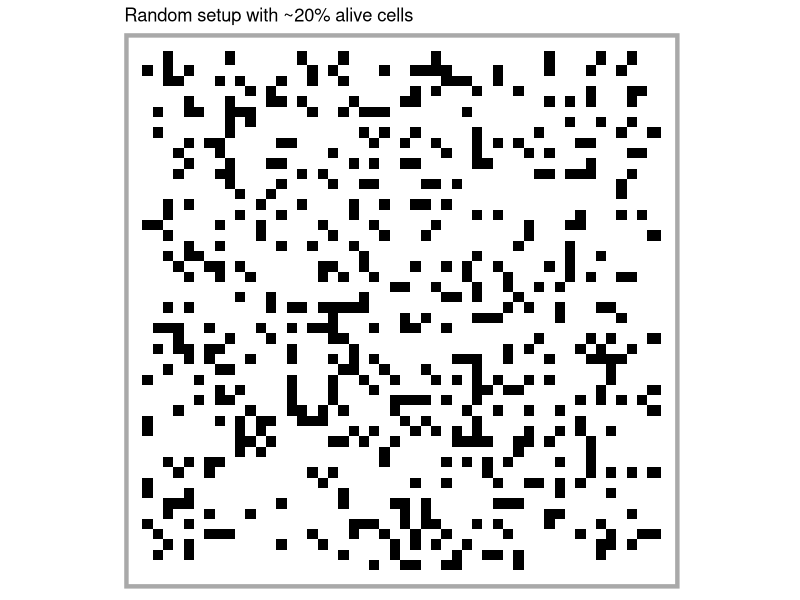

R code for this plot: (Note: this script raises an error after producing the figure.)
## ---- chunk 1
knitr::opts_chunk$set(echo = FALSE)
library(ggplot2)
library(gganimate)
library(magick)
library(dplyr)
library(tidyr)
## ---- chunk 2
life_step <- function(m) {
  axis_size <- dim(m)[1]
  m_upd <- matrix(nrow = axis_size, ncol = axis_size, rep(0, axis_size^2))
  
  for (equator in 1:axis_size) {
    for (meridian in 1:axis_size) {
      
      if (equator == 1) {
        t <- axis_size
      } else {
        t <- equator - 1
      }
      if (equator == axis_size) {
        b <- 1
      } else {
        b <- equator + 1
      }
      if (meridian == 1) {
        l <- axis_size
      } else {
        l <- meridian - 1
      }
      if (meridian == axis_size) {
        r <- 1
      } else {
        r <- meridian + 1
      }

      positions <- list(
        c(t, l),
        c(t, meridian),
        c(t, r),
        c(equator, l),
        c(equator , r),
        c(b, l),
        c(b, meridian),
        c(b, r)
      )
      
      neigh_sum <- 0

      for (pos in positions) {
        neigh_sum <- neigh_sum + m[pos[1], pos[2]]  
      }
      
      if (m[equator, meridian] == 1) {
        if (neigh_sum %in% c(2, 3)) {
          m_upd[equator, meridian] <- 1
        }
      } else {
        if (neigh_sum == 3) {
          m_upd[equator, meridian] <- 1
        }
      }
      
    }
  }
 
  return(m_upd) 
}

board_to_df <- function(m, step) {
  axis_size <- dim(m)[1]
  d <- data.frame(m)
  names(d) <- seq(1, axis_size)
  d <- pivot_longer(d, cols = names(d), names_to = "y", values_to = "state")
  d$x <- rep(seq(1, axis_size), each = axis_size)
  d <- select(d, x, y, state)
  d$step <- step
  return(d)
}

life_game <- function(initial_state, steps) {
  m <- initial_state
  d <- board_to_df(m, 0)
  for (i in 1:steps) {
    m_upd <- life_step(m)
    d <- bind_rows(d, board_to_df(m_upd, i))
    m <- m_upd
  }
  d <- select(d, step, x, y, state)
  d$x <- as.numeric(d$x)
  d$y <- as.numeric(d$y)
  d$state <- as.factor(d$state)
  return(d)
}
## ---- chunk 3
axis_size <- 50

df <- data.frame(
  x = rep(seq(1, axis_size), each = axis_size),
  y = rep(seq(1, axis_size), times = axis_size),
  state = sample(c(0, 1), prob = c(0.8, 0.2), replace = TRUE, axis_size^2)
)
df$x <- as.numeric(df$x)
df$y <- as.numeric(df$y)
df$state <- as.factor(df$state)

color_scheme <- c(`0` = "white", `1` = "black")

df %>% 
  ggplot(aes(x = x, y = y, fill = state)) +
  geom_point(size = 5, shape = 22, color = "transparent") +
  scale_fill_manual(values = color_scheme) +
  coord_fixed() +
  ggtitle("Random setup with ~20% alive cells") +
  theme(
    axis.title = element_blank(),
    axis.text = element_blank(),
    axis.ticks = element_blank(),
    legend.position = "none",
    panel.background = element_rect(fill = "white"),
    panel.grid = element_blank(),
    panel.border = element_rect(fill = "transparent", color = "darkgrey", size = 3),
  )
## ---- chunk 4
axis_size <- 50
initial_state <- matrix(
  nrow = axis_size,
  ncol = axis_size,
  data = sample(c(0, 1), prob = c(0.8, 0.2), replace = TRUE, axis_size^2))
game_of_life <- life_game(initial_state, 100)

color_scheme <- c(`0` = "white", `1` = "black")

anim <- game_of_life %>% 
  ggplot(aes(x = x, y = y, fill = state)) +
  geom_point(size = 5, shape = 22, color = "transparent") +
  scale_fill_manual(values = color_scheme) +
  coord_fixed() +
  transition_states(step, transition_length = 1, state_length = 1) +
  ggtitle("Step {frame - 1}") +
  theme(
    axis.title = element_blank(),
    axis.text = element_blank(),
    axis.ticks = element_blank(),
    legend.position = "none",
    panel.background = element_rect(fill = "white"),
    panel.grid = element_blank(),
    panel.border = element_rect(fill = "transparent", color = "darkgrey", size = 3),
  )

animate(anim, nframes = 101, renderer = gifski_renderer())
